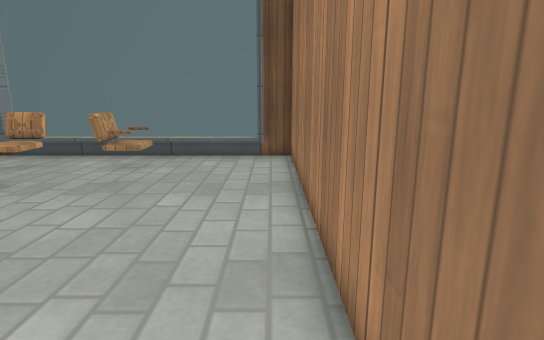
[1] (above)

16 first-person views from a walk through a 3-D level made in the Godot game engine. The camera is 1.2 m above the floor, tilts 12° down and sees 80° across. The floor is counted in squares, 0.5 m on a side. Each view is taken from the middle of a square. On the plan, view 1 faces up. The plan holds only what a view shows up to about 20 squares ahead; the rest is blank. Surface patterns are stand-ins for the level's own textures.

[2]
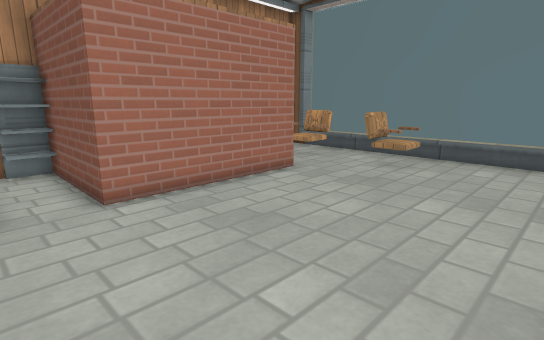

[3]
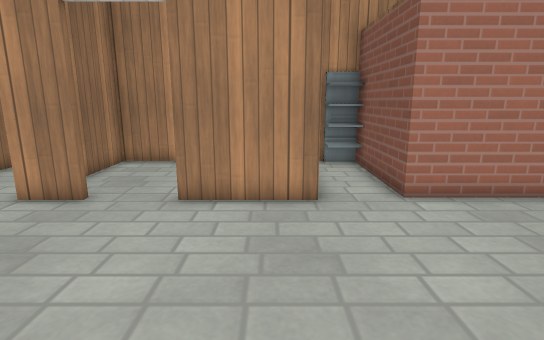

[4]
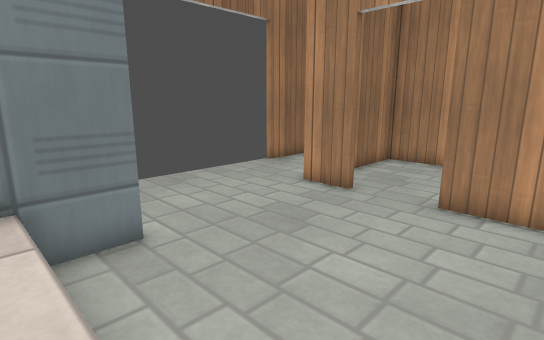

[5]
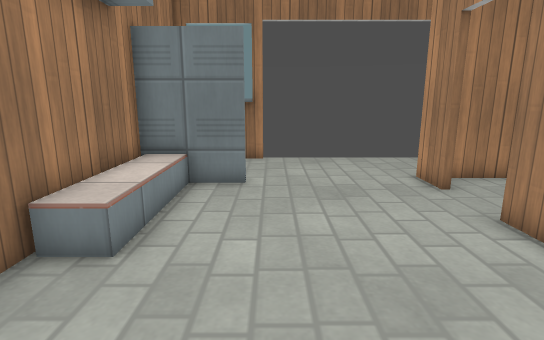

[6]
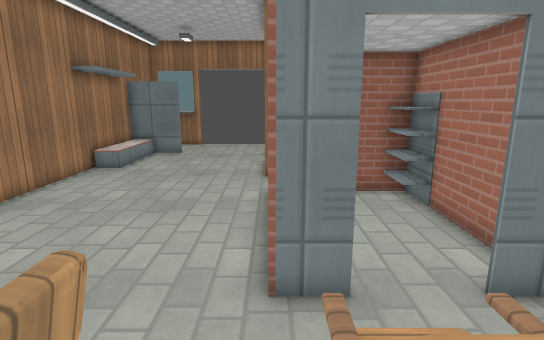

[7]
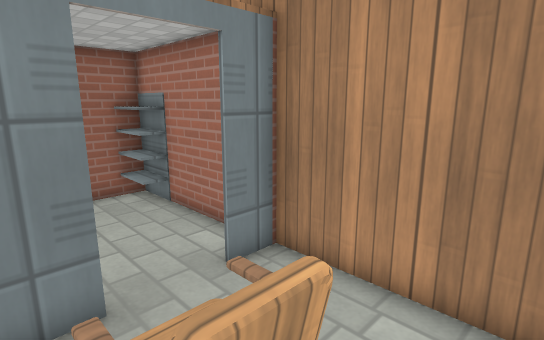

[8]
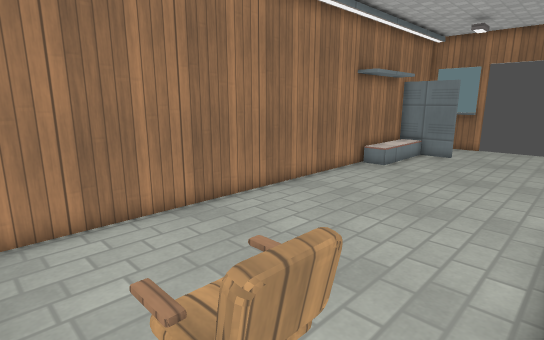

[9]
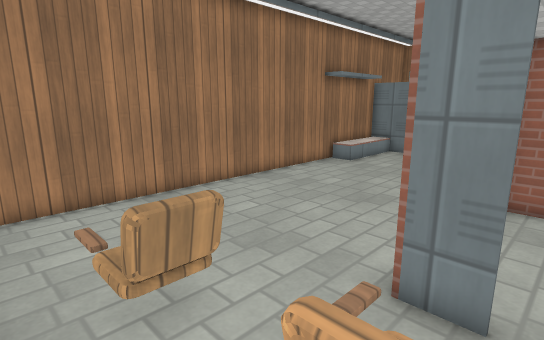

[10]
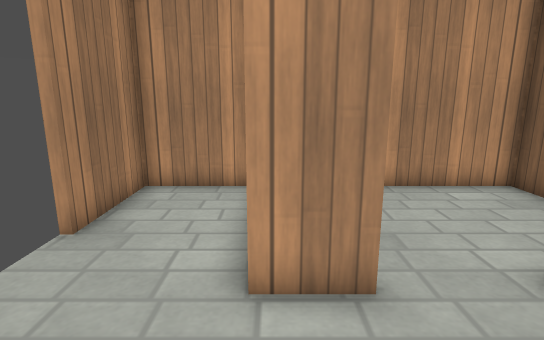

[11]
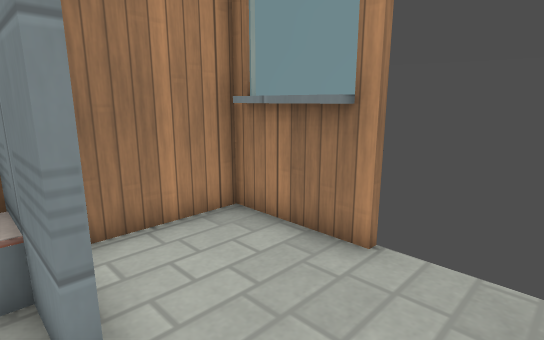

[12]
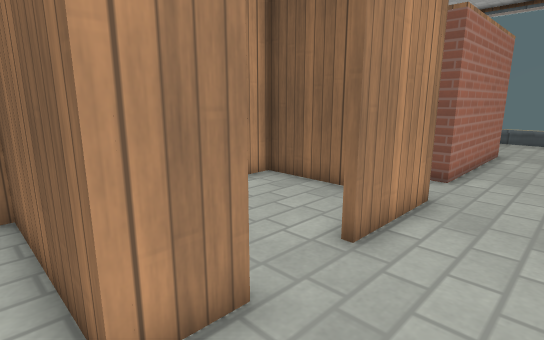

[13]
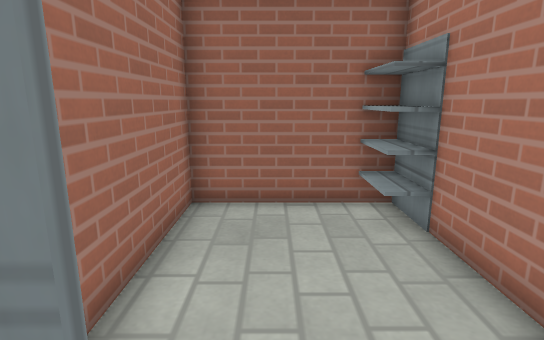

[14]
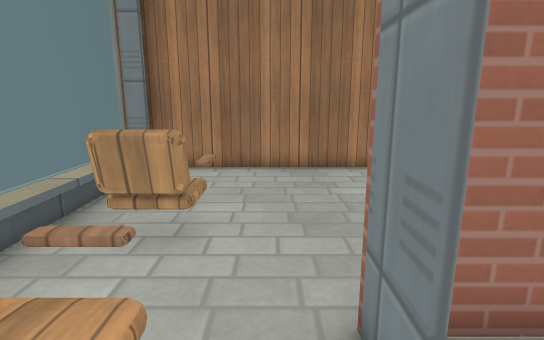

[15]
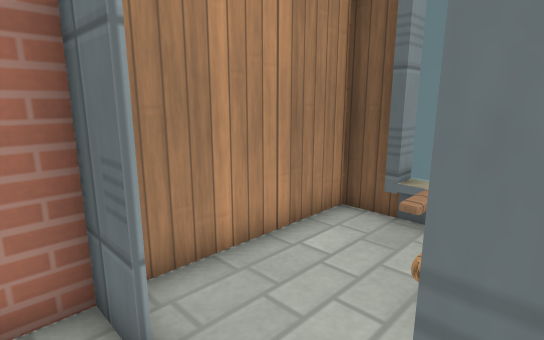

[16]
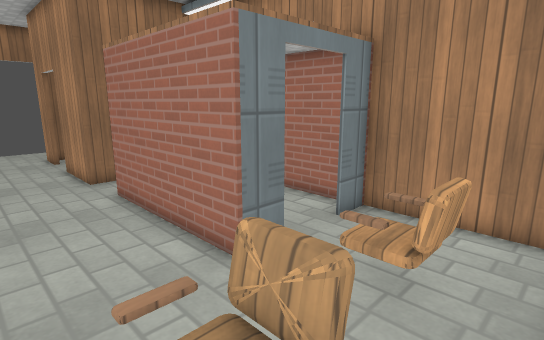

### Floor plan
Key: @ floor where view 1 was taken; # wall or solid block; . floor; / step, stairs or slope; C chair; O other object.
Columns run from 13 left of view 1 to 1 right of it. Each row starts with its distance up from view 1.
 15  #          ###
 14 ## /////////###
 13 #..CC..C/.....#
 12 #..CC..OO.....#
 11 #..OC..CC.....#
 10 #.............#
  9 ##..##........#
  8 #....#........#
  7 #....#........#
  6 #....#........#
  5 #....#........#
  4 #O...#........#
  3 #O ..#........#
  2 OO####........#
  1 #O............#
  0 ######.......@#
 -1 #....#........#
 -2 #....#.......O#
 -3 #....#.......O#
 -4 #............O#
 -5 #............O#
 -6 #....#.....####
 -7 ######.....####
 -8 #.............#
 -9 #.............#
-10 #..........####
-11 ####       ##

Where each view was taken, in squares from view 1:
view 1: 0 up, 0 right, facing up
view 2: 0 up, 0 right, facing up-left
view 3: 1 down, 0 right, facing left
view 4: 1 down, 0 right, facing down-left
view 5: 3 up, 3 left, facing down
view 6: 14 up, 8 left, facing down
view 7: 14 up, 8 left, facing down-left
view 8: 14 up, 8 left, facing down-right
view 9: 14 up, 10 left, facing down-right
view 10: 7 down, 4 left, facing left
view 11: 6 down, 5 left, facing down-right
view 12: 8 down, 5 left, facing up-left
view 13: 10 up, 10 left, facing down
view 14: 10 up, 11 left, facing right
view 15: 8 up, 9 left, facing up-left
view 16: 14 up, 4 left, facing down-left
